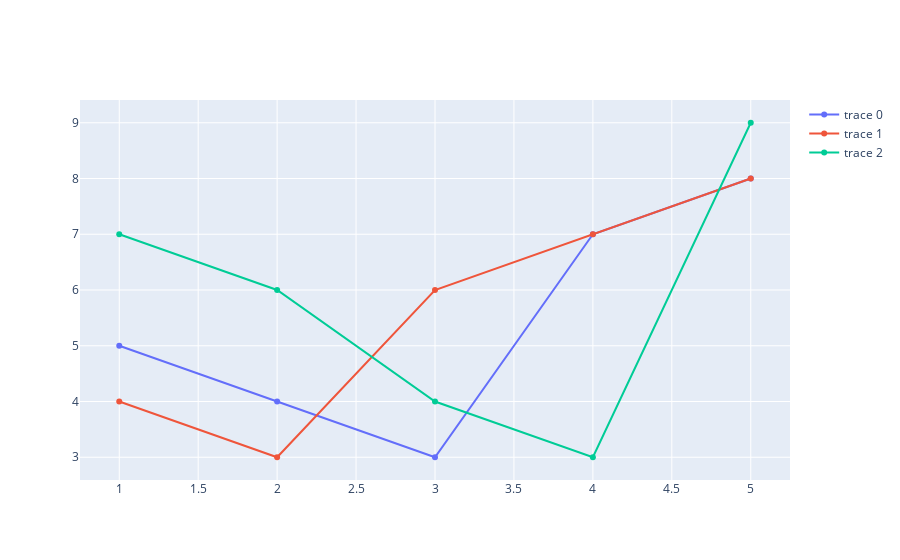

This figure's notebook cell:
### Code cell
fig.add_trace(go.Scatter(x=x1,y=y1))
fig.add_trace(go.Scatter(x=x2,y=y2))
fig.add_trace(go.Scatter(x=x,y=y))

### Figure 1 — Plotly figure (JSON) as saved in the notebook; plotly's stock layout.template omitted (floating-point values rounded to 4 significant figures)
{"data": [{"type": "scatter", "x": [1, 2, 3, 4, 5], "y": [5, 4, 3, 7, 8]}, {"type": "scatter", "x": [1, 2, 3, 4, 5], "y": [4, 3, 6, 7, 8]}, {"type": "scatter", "x": [1, 2, 3, 4, 5], "y": [7, 6, 4, 3, 9]}], "layout": {}}
